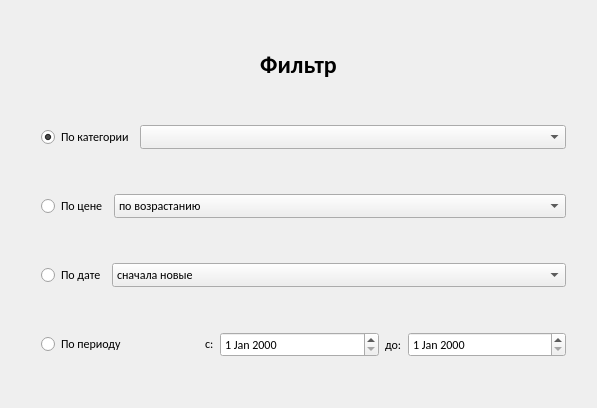
<?xml version="1.0" encoding="UTF-8"?>
<ui version="4.0">
 <class>FilterForm</class>
 <widget class="QWidget" name="FilterForm">
  <property name="geometry">
   <rect>
    <x>0</x>
    <y>0</y>
    <width>597</width>
    <height>408</height>
   </rect>
  </property>
  <property name="windowTitle">
   <string>Form</string>
  </property>
  <layout class="QHBoxLayout" name="horizontalLayout_5">
   <item>
    <layout class="QVBoxLayout" name="verticalLayout">
     <item>
      <widget class="QLabel" name="title">
       <property name="sizePolicy">
        <sizepolicy hsizetype="Preferred" vsizetype="Fixed">
         <horstretch>0</horstretch>
         <verstretch>0</verstretch>
        </sizepolicy>
       </property>
       <property name="font">
        <font>
         <family>Calibri</family>
         <pointsize>18</pointsize>
         <weight>75</weight>
         <bold>true</bold>
        </font>
       </property>
       <property name="text">
        <string>Фильтр</string>
       </property>
       <property name="alignment">
        <set>Qt::AlignCenter</set>
       </property>
      </widget>
     </item>
     <item>
      <layout class="QHBoxLayout" name="horizontalLayout">
       <property name="leftMargin">
        <number>30</number>
       </property>
       <property name="topMargin">
        <number>0</number>
       </property>
       <property name="rightMargin">
        <number>20</number>
       </property>
       <item>
        <widget class="QRadioButton" name="for_category">
         <property name="sizePolicy">
          <sizepolicy hsizetype="Fixed" vsizetype="Preferred">
           <horstretch>0</horstretch>
           <verstretch>0</verstretch>
          </sizepolicy>
         </property>
         <property name="font">
          <font>
           <family>Calibri</family>
           <pointsize>9</pointsize>
          </font>
         </property>
         <property name="text">
          <string>По категории</string>
         </property>
         <property name="checked">
          <bool>true</bool>
         </property>
        </widget>
       </item>
       <item>
        <widget class="QComboBox" name="category_box">
         <property name="sizePolicy">
          <sizepolicy hsizetype="Expanding" vsizetype="Fixed">
           <horstretch>0</horstretch>
           <verstretch>0</verstretch>
          </sizepolicy>
         </property>
         <property name="font">
          <font>
           <family>Calibri</family>
           <pointsize>9</pointsize>
          </font>
         </property>
         <item>
          <property name="text">
           <string/>
          </property>
         </item>
        </widget>
       </item>
      </layout>
     </item>
     <item>
      <layout class="QHBoxLayout" name="horizontalLayout_2">
       <property name="leftMargin">
        <number>30</number>
       </property>
       <property name="rightMargin">
        <number>20</number>
       </property>
       <item>
        <widget class="QRadioButton" name="for_price">
         <property name="sizePolicy">
          <sizepolicy hsizetype="Preferred" vsizetype="Preferred">
           <horstretch>0</horstretch>
           <verstretch>0</verstretch>
          </sizepolicy>
         </property>
         <property name="font">
          <font>
           <family>Calibri</family>
           <pointsize>9</pointsize>
          </font>
         </property>
         <property name="text">
          <string>По цене</string>
         </property>
        </widget>
       </item>
       <item>
        <widget class="QComboBox" name="price_box">
         <property name="sizePolicy">
          <sizepolicy hsizetype="Expanding" vsizetype="Fixed">
           <horstretch>0</horstretch>
           <verstretch>0</verstretch>
          </sizepolicy>
         </property>
         <property name="font">
          <font>
           <family>Calibri</family>
           <pointsize>9</pointsize>
          </font>
         </property>
         <item>
          <property name="text">
           <string>по возрастанию</string>
          </property>
         </item>
         <item>
          <property name="text">
           <string>по убыванию</string>
          </property>
         </item>
        </widget>
       </item>
      </layout>
     </item>
     <item>
      <layout class="QHBoxLayout" name="horizontalLayout_4">
       <property name="leftMargin">
        <number>30</number>
       </property>
       <property name="rightMargin">
        <number>20</number>
       </property>
       <item>
        <widget class="QRadioButton" name="for_date">
         <property name="font">
          <font>
           <family>Calibri</family>
           <pointsize>9</pointsize>
          </font>
         </property>
         <property name="text">
          <string>По дате</string>
         </property>
        </widget>
       </item>
       <item>
        <widget class="QComboBox" name="date_box">
         <property name="sizePolicy">
          <sizepolicy hsizetype="Expanding" vsizetype="Fixed">
           <horstretch>0</horstretch>
           <verstretch>0</verstretch>
          </sizepolicy>
         </property>
         <property name="font">
          <font>
           <family>Calibri</family>
           <pointsize>9</pointsize>
          </font>
         </property>
         <item>
          <property name="text">
           <string>сначала новые</string>
          </property>
         </item>
         <item>
          <property name="text">
           <string>сначала старые</string>
          </property>
         </item>
        </widget>
       </item>
      </layout>
     </item>
     <item>
      <layout class="QHBoxLayout" name="horizontalLayout_3">
       <property name="leftMargin">
        <number>30</number>
       </property>
       <property name="rightMargin">
        <number>20</number>
       </property>
       <item>
        <widget class="QRadioButton" name="for_period">
         <property name="font">
          <font>
           <family>Calibri</family>
           <pointsize>9</pointsize>
          </font>
         </property>
         <property name="text">
          <string>По периоду</string>
         </property>
        </widget>
       </item>
       <item>
        <widget class="QLabel" name="label_2">
         <property name="sizePolicy">
          <sizepolicy hsizetype="Fixed" vsizetype="Fixed">
           <horstretch>0</horstretch>
           <verstretch>0</verstretch>
          </sizepolicy>
         </property>
         <property name="font">
          <font>
           <family>Calibri</family>
           <pointsize>9</pointsize>
          </font>
         </property>
         <property name="text">
          <string>c:</string>
         </property>
        </widget>
       </item>
       <item>
        <widget class="QDateEdit" name="start_date">
         <property name="font">
          <font>
           <family>Calibri</family>
           <pointsize>9</pointsize>
          </font>
         </property>
        </widget>
       </item>
       <item>
        <widget class="QLabel" name="label_3">
         <property name="sizePolicy">
          <sizepolicy hsizetype="Fixed" vsizetype="Preferred">
           <horstretch>0</horstretch>
           <verstretch>0</verstretch>
          </sizepolicy>
         </property>
         <property name="font">
          <font>
           <family>Calibri</family>
           <pointsize>9</pointsize>
          </font>
         </property>
         <property name="text">
          <string>до:</string>
         </property>
        </widget>
       </item>
       <item>
        <widget class="QDateEdit" name="end_date">
         <property name="font">
          <font>
           <family>Calibri</family>
           <pointsize>9</pointsize>
          </font>
         </property>
        </widget>
       </item>
      </layout>
     </item>
    </layout>
   </item>
  </layout>
 </widget>
 <resources/>
 <connections/>
</ui>
